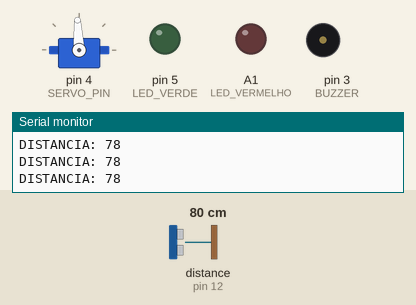
Recording of a sketch running on a simulated Arduino Uno, built with avr-gcc and run on an emulated ATmega328P. Parts: servo, output pins drawn as LEDs (lit = HIGH), buzzer (waves = sounding), the last lines printed to the serial monitor. Wiring (inferred from the names in the program): ultrasonic range finder: trigger pin 13; echo pin 12. The inputs (shaded band) are chosen by the test bench; at power-on: distance to the obstacle (sensor on pin 12) 80 cm. The echo pulse lasts 58.3 µs per cm; pins used as bus, display or sensor lines are not drawn.

Above: at 3.2 s.
3.3 s: distance to the obstacle (sensor on pin 12) set to 23 cm
6.3 s: distance to the obstacle (sensor on pin 12) set to 19 cm
At 6.99 s:
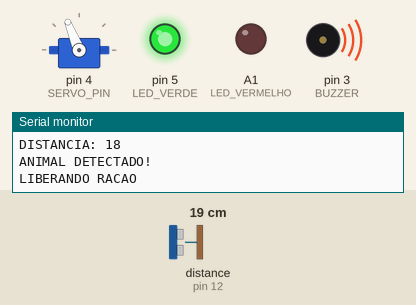
At 8.0 s:
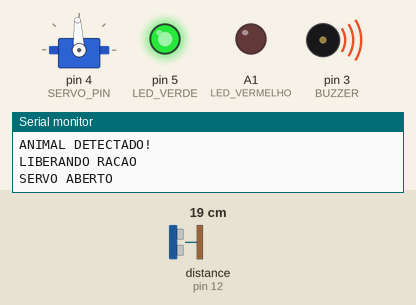
Timing chart, 0 to 13.8 s (numbered marks = the images above; inputs shaded):
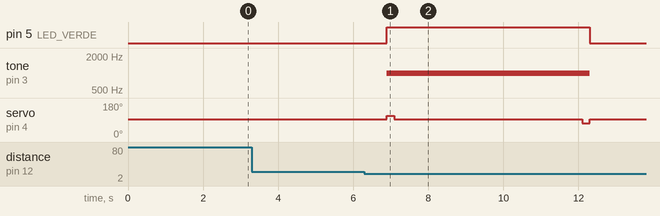

Measured:
- the behaviour switches between 21 and 20 cm on distance to the obstacle (sensor on pin 12) (found by bisection; images 0 and 1)
- after the input at 6.3 s, pin 5 (LED_VERDE): LOW → HIGH after 0.60 s, → LOW 5.4 s later; tone on pin 3 (BUZZER): silent → 1000 Hz after 0.60 s, → silent 5.4 s later; servo on pin 4 (SERVO_PIN): 93° → 112° after 0.60 s, → 93° 0.20 s later, → 73° 5.0 s later, → 93° 0.20 s later

The sketch:

sketch.ino
```cpp
#include <Servo.h> // BIBLIOTECA INSTALADA //


// ==========================================
// OBJETO DO SERVO MOTOR
// ==========================================

Servo servo;


// ==========================================
// DEFINICAO DOS PINOS DO ARDUINO
// ==========================================

const int SERVO_PIN = 4;
const int LED_VERDE = 5;
const int LED_VERMELHO = A1;
const int BUZZER = 3;


// Sensor ultrassonico
const int TRIG = 13;
const int ECHO = 12;


// Sensor de luminosidade
const int LDR = A0;


// ==========================================
// CONFIGURACOES DO SISTEMA
// ==========================================

// Valor utilizado para identificar se o pote
// possui alimento ou precisa ser abastecido.
const int LIMIAR_LDR = 300;

// Distancia para identificar a aproximacao do animal.
const int DISTANCIA_ANIMAL = 20;

// Distancia que identifica quando o animal se afastou.
const int DISTANCIA_AFASTAMENTO = 25;


// ==========================================
// CONFIGURACAO DO SERVO MOTOR
// ==========================================

// O servo de rotacao continua utiliza pulsos
// para controlar o sentido e a velocidade.
const int SERVO_PARADO = 1500;
const int SERVO_DIREITA = 1700;
const int SERVO_ESQUERDA = 1300;


// Tempos de movimentacao do servo (em milissegundos).
const int TEMPO_ABRIR = 200;
const int TEMPO_FECHAR = 200;

// Tempo que o mecanismo permanece aberto.
const int TEMPO_ABERTO = 5000;


// ==========================================
// VARIAVEIS DE CONTROLE
// ==========================================

// Indica se o sistema esta pronto para alimentar.
bool prontoParaAlimentar = false;

// Impede que o sistema libere racao novamente
// enquanto o animal permanecer na mesma aproximacao.
bool alimentou = false;


// Contadores utilizados para confirmar as leituras
// do sensor e evitar acionamentos por leituras isoladas.
int leiturasPerto = 0;
int leiturasLonge = 0;


// ==========================================
// FUNCAO PARA PARAR O SERVO
// ==========================================

void pararServo() {

  // Envia o sinal de parada para o servo motor.
  servo.writeMicroseconds(SERVO_PARADO);
}


// ==========================================
// FUNCAO PARA MEDIR A DISTANCIA
// ==========================================

int medirDistancia() {

  // Envia um pulso ultrassonico pelo sensor.
  digitalWrite(TRIG, LOW);
  delayMicroseconds(2);

  digitalWrite(TRIG, HIGH);
  delayMicroseconds(10);
  digitalWrite(TRIG, LOW);

  // Mede o tempo que o sinal leva para retornar.
  long duracao = pulseIn(ECHO, HIGH, 30000);

  // Se nao houver retorno, considera a leitura invalida.
  if (duracao == 0) {
    return -1;
  }

  // Converte o tempo do sinal em distancia (cm).
  return duracao * 0.034 / 2;
}


// ==========================================
// FUNCAO PARA LIBERAR RACAO
// ==========================================

void liberarRacao() {

  // Verifica o nivel do LDR para identificar
  // se existe alimento no recipiente.
  if (analogRead(LDR) <= LIMIAR_LDR) {

    // Se o pote estiver cheio, nao libera racao.
    pararServo();

    // Acende o LED vermelho para indicar a situacao.
    digitalWrite(LED_VERDE, LOW);
    digitalWrite(LED_VERMELHO, HIGH);

    // Mantem o buzzer desligado.
    noTone(BUZZER);

    Serial.println("POTE CHEIO - NAO LIBERAR");

    // Encerra a funcao sem movimentar o servo.
    return;
  }


  // Se o pote nao estiver cheio, inicia a alimentacao.
  digitalWrite(LED_VERMELHO, LOW);
  digitalWrite(LED_VERDE, HIGH);

  Serial.println("ANIMAL DETECTADO!");
  Serial.println("LIBERANDO RACAO");


  // Ativa o buzzer durante o processo.
  tone(BUZZER, 1000);


  // Aciona o servo no sentido de abertura.
  servo.writeMicroseconds(SERVO_DIREITA);
  delay(TEMPO_ABRIR);


  // Interrompe o movimento do servo.
  pararServo();


  // Mantem o mecanismo aberto durante 5 segundos.
  Serial.println("SERVO ABERTO");
  delay(TEMPO_ABERTO);


  // Aciona o servo no sentido de fechamento.
  Serial.println("FECHANDO SERVO");

  servo.writeMicroseconds(SERVO_ESQUERDA);
  delay(TEMPO_FECHAR);


  // Para o servo apos o fechamento.
  pararServo();


  // Desliga o buzzer e o LED verde.
  noTone(BUZZER);
  digitalWrite(LED_VERDE, LOW);


  Serial.println("ALIMENTACAO CONCLUIDA");
  Serial.println("AGUARDANDO NOVA APROXIMACAO");
}


// ==========================================
// CONFIGURACAO INICIAL DO ARDUINO
// ==========================================

void setup() {

  // Inicia a comunicacao serial para acompanhar
  // as informacoes e leituras do sistema.
  Serial.begin(9600);


  // Configura LEDs e buzzer como saidas.
  pinMode(LED_VERDE, OUTPUT);
  pinMode(LED_VERMELHO, OUTPUT);
  pinMode(BUZZER, OUTPUT);


  // Configura os pinos do sensor ultrassonico.
  pinMode(TRIG, OUTPUT);
  pinMode(ECHO, INPUT);


  // Configura o LDR como entrada analogica.
  pinMode(LDR, INPUT);


  // Conecta o servo ao pino definido.
  servo.attach(SERVO_PIN);

  // Garante que o servo comece parado.
  pararServo();


  // Mantem os LEDs e o buzzer desligados inicialmente.
  digitalWrite(LED_VERDE, LOW);
  digitalWrite(LED_VERMELHO, LOW);
  noTone(BUZZER);


  Serial.println("ALIMENTADOR INICIADO");
  Serial.println("AGUARDANDO AREA LIVRE");

  // Aguarda 2 segundos antes de iniciar o funcionamento.
  delay(2000);
}


// ==========================================
// LOOP PRINCIPAL DO SISTEMA
// ==========================================

void loop() {

  // Realiza a leitura da distancia do sensor.
  int distancia = medirDistancia();

  // Exibe a distancia no monitor serial.
  Serial.print("DISTANCIA: ");
  Serial.println(distancia);


  // ========================================
  // VERIFICA SE O ANIMAL ESTA AFASTADO
  // ========================================

  if (distancia >= DISTANCIA_AFASTAMENTO) {

    // Conta quantas leituras consecutivas indicam
    // que o animal esta afastado.
    leiturasLonge++;

    // Zera o contador de proximidade.
    leiturasPerto = 0;


    // Exige 4 leituras consecutivas para confirmar
    // que o animal realmente se afastou.
    if (leiturasLonge >= 4) {

      // Libera o sistema para uma nova alimentacao.
      prontoParaAlimentar = true;
      alimentou = false;


      // Desliga os sinais e garante o servo parado.
      digitalWrite(LED_VERMELHO, LOW);
      digitalWrite(LED_VERDE, LOW);
      noTone(BUZZER);
      pararServo();
    }
  }


  // ========================================
  // VERIFICA SE O ANIMAL ESTA PROXIMO
  // ========================================

  else if (distancia > 0 &&
           distancia < DISTANCIA_ANIMAL) {

    // Conta as leituras consecutivas de proximidade.
    leiturasPerto++;

    // Zera o contador de afastamento.
    leiturasLonge = 0;


    // Confirma a aproximacao com 4 leituras.
    // Tambem verifica se o sistema esta liberado
    // e se ainda nao realizou a alimentacao.
    if (leiturasPerto >= 4 &&
        prontoParaAlimentar &&
        !alimentou) {


      // Bloqueia uma nova liberacao enquanto
      // o animal permanecer proximo.
      alimentou = true;
      prontoParaAlimentar = false;


      // Executa o processo de alimentacao.
      liberarRacao();
    }
  }


  // ========================================
  // LEITURA INVALIDA OU DISTANCIA INTERMEDIARIA
  // ========================================

  else {

    // Reinicia os contadores quando a distancia
    // nao corresponde a nenhuma das condicoes.
    leiturasPerto = 0;
    leiturasLonge = 0;
  }


  // Pequena pausa entre as verificacoes do sensor.
  delay(150);
}
```
